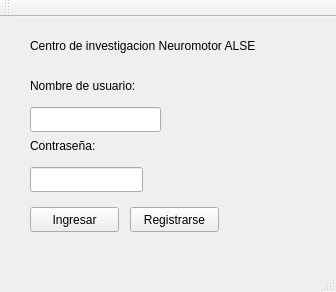
<?xml version="1.0" encoding="UTF-8"?>
<ui version="4.0">
 <class>plataforma</class>
 <widget class="QMainWindow" name="plataforma">
  <property name="geometry">
   <rect>
    <x>0</x>
    <y>0</y>
    <width>336</width>
    <height>292</height>
   </rect>
  </property>
  <property name="windowTitle">
   <string>Centro de Investigación ALSE</string>
  </property>
  <widget class="QWidget" name="centralWidget">
   <widget class="QLineEdit" name="nombre_p">
    <property name="geometry">
     <rect>
      <x>30</x>
      <y>90</y>
      <width>131</width>
      <height>25</height>
     </rect>
    </property>
   </widget>
   <widget class="QLabel" name="label">
    <property name="geometry">
     <rect>
      <x>30</x>
      <y>60</y>
      <width>141</width>
      <height>17</height>
     </rect>
    </property>
    <property name="text">
     <string>Nombre de usuario:</string>
    </property>
   </widget>
   <widget class="QPushButton" name="ingreso_p">
    <property name="geometry">
     <rect>
      <x>30</x>
      <y>190</y>
      <width>89</width>
      <height>25</height>
     </rect>
    </property>
    <property name="text">
     <string>Ingresar</string>
    </property>
   </widget>
   <widget class="QPushButton" name="registro_p">
    <property name="geometry">
     <rect>
      <x>130</x>
      <y>190</y>
      <width>89</width>
      <height>25</height>
     </rect>
    </property>
    <property name="text">
     <string>Registrarse</string>
    </property>
   </widget>
   <widget class="QLabel" name="label_3">
    <property name="geometry">
     <rect>
      <x>30</x>
      <y>20</y>
      <width>301</width>
      <height>17</height>
     </rect>
    </property>
    <property name="text">
     <string>Centro de investigacion Neuromotor ALSE</string>
    </property>
   </widget>
   <widget class="QLabel" name="label_2">
    <property name="geometry">
     <rect>
      <x>30</x>
      <y>120</y>
      <width>91</width>
      <height>17</height>
     </rect>
    </property>
    <property name="text">
     <string>Contraseña:</string>
    </property>
   </widget>
   <widget class="QLineEdit" name="password_p">
    <property name="geometry">
     <rect>
      <x>30</x>
      <y>150</y>
      <width>113</width>
      <height>25</height>
     </rect>
    </property>
    <property name="echoMode">
     <enum>QLineEdit::Password</enum>
    </property>
   </widget>
  </widget>
  <widget class="QMenuBar" name="menuBar">
   <property name="geometry">
    <rect>
     <x>0</x>
     <y>0</y>
     <width>336</width>
     <height>22</height>
    </rect>
   </property>
  </widget>
  <widget class="QToolBar" name="mainToolBar">
   <attribute name="toolBarArea">
    <enum>TopToolBarArea</enum>
   </attribute>
   <attribute name="toolBarBreak">
    <bool>false</bool>
   </attribute>
  </widget>
  <widget class="QStatusBar" name="statusBar"/>
 </widget>
 <layoutdefault spacing="6" margin="11"/>
 <resources/>
 <connections/>
</ui>
